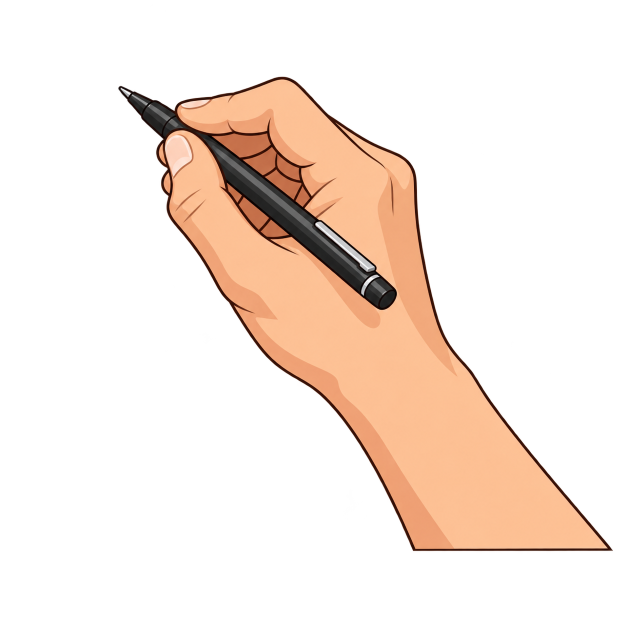
#> input picture ink/assets/hand.png, 1254 x 1254 px (shown at 1/2 size)
$ python catalog.py
#> lines starting #> are read from the running program, lines starting #| are printed output that depends on the picture
### ink/ink/engine.py
"""Hand-drawn whiteboard engine: stroke-by-stroke drawing, wobble, hand sprite (rotates/mirrors, wrist fades).

Based on the handdrawn-video-package skill. Coordinates are 1080x1920 (x right, y down). A scene is a list of
"ops" built with Canvas; the hand draws them in order."""
import math, os
import numpy as np
try: import cv2  # the render machines draw with OpenCV; in the browser (Pyodide) only the drawing plan is made
except ImportError: cv2 = None
from PIL import Image, ImageDraw, ImageFont

W, H, FPS = 1080, 1920, 30
def _hex(s): s = s.lstrip('#'); return tuple(int(s[i:i + 2], 16) for i in (0, 2, 4))
# palette can be overridden from spec.json via env (render.py sets VID_BG / VID_INK / VID_ACC before importing this module)
BG = _hex(os.environ.get('VID_BG', '#F5F0E6')); INK = _hex(os.environ.get('VID_INK', '#1F2937')); ACC = _hex(os.environ.get('VID_ACC', '#F7CE3B'))
HERE = os.path.dirname(os.path.abspath(__file__)); ASSETS = os.path.join(HERE, '..', 'assets')
GREEN = (0x2E, 0x9E, 0x5B); RED = (0xD9, 0x4F, 0x4F)


# [8 lines left out: function set_accent, not called in this run]
SKIN = (244, 200, 165); SLEEVE = (96, 108, 132)
# Pangolin (OFL) reads like marker lettering and has full Vietnamese; Be Vietnam Pro stays for plain UI type
FONT = next((p for p in [os.path.join(ASSETS, 'fonts', 'Pangolin-Regular.ttf'), '/usr/share/fonts/truetype/dejavu/DejaVuSans-Bold.ttf'] if os.path.exists(p)), 'DejaVuSans-Bold.ttf')
FONT_BLACK = os.path.join(ASSETS, 'fonts', 'BeVietnamPro-Black.ttf')
HAND_FONT = FONT
def ink_stroke(size): return max(1, int(size * 0.045))  # thickens the marker lettering
_fonts = {}
# [4 lines left out: function font, not called in this run]
def text_width(txt, size, path=None):
    b = font(size, path).getbbox(txt, stroke_width=ink_stroke(size) if (path or FONT) == FONT else 0); return b[2] - b[0]
# a line should not end on one of these: they belong with the words after them
GLUE = set('và của là thì để cho những các một với ở trong khi nếu mà rồi nhưng vì bởi từ đến tới về theo như thật rất quá không chưa đã đang sẽ bạn mình anh chị em người cái con chiếc sự việc'.split())
# [22 lines left out: functions wrap, fit_size, not called in this run]

rng = np.random.RandomState(11)
# [12 lines left out: function wob, not called in this run]

class Canvas:
    def __init__(s): s.ops = []
    def line(s, pts, w=10, c=INK): s.ops.append(dict(k='line', pts=wob(pts), w=w, c=c))
    def shape(s, pts, w, c, fill):
        s.ops.append(dict(k='shape', pts=wob(pts, 1.2), w=w, c=c, fill=fill))
    # [4 lines left out: function circle, not called in this run]
    def rect(s, x0, y0, x1, y1, w=10, c=INK, fill=None):
        s.shape([(x0, y0), (x1, y0), (x1, y1), (x0, y1), (x0, y0)], w, c, fill)
    def poly(s, pts, c=INK, fill=None, w=8):
        if fill is None and not w: return
        s.shape(list(pts) + [pts[0]], w or 1, c, fill)
    # [31 lines left out: functions arc, arrow, text, not called in this run]
    def done(s): return s.ops

# [35 lines left out: functions prep, stroke, render_full, render_text, render_partial, not called in this run]

# ---------- hand sprite (user-supplied image), rotatable + mirrored ----------
HAND_PNG = os.environ.get('VID_HAND', os.path.join(ASSETS, 'hand.png'))
# a little smaller than the skill's 0.42, so the hand covers less of what it draws
SC = float(os.environ.get('VID_HAND_SCALE', '0.36')); CX0, CY0 = 225, 150; BOT = 1089; ROWQ = 1084; PHI0 = math.atan2(1, 0.70)
def make_hand():
    im = np.asarray(Image.open(HAND_PNG).convert('RGBA')).copy()
#> im is the input picture: shape (1254, 1254, 4); mean R, G, B, A 52.4, 38.4, 29.4, 59.7
    sub = im[CY0:BOT, CX0:].astype(np.float32); a = sub[..., 3:4] / 255
#> after `sub = im[CY0:BOT, CX0:].astype(np.float32)`:
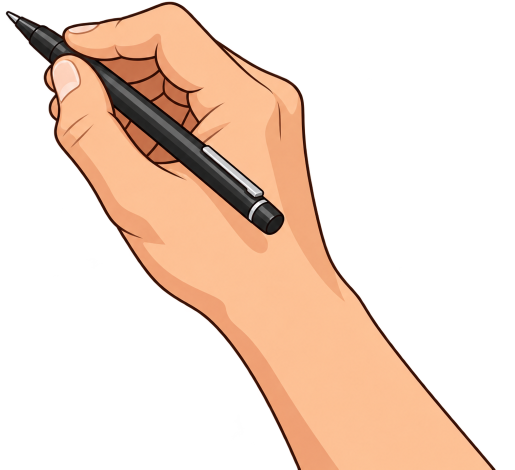
#> sub: shape (939, 1029, 4) float32 (shown at 1/2 size); mean R, G, B, A 84.2, 61.8, 47.4, 96.2; transparent parts drawn white
#> after `a = sub[..., 3:4] / 255`:
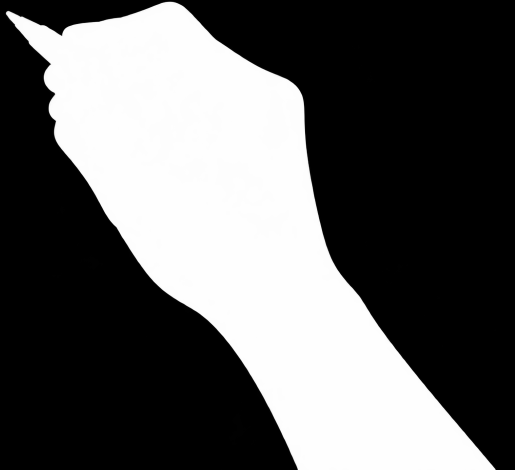
#> a: shape (939, 1029, 1) float32 (shown at 1/2 size); min 0, max 1, mean 0.376
    pm = cv2.resize(np.concatenate([sub[..., :3] * a, a * 255], 2), None, fx=SC, fy=SC, interpolation=cv2.INTER_AREA)
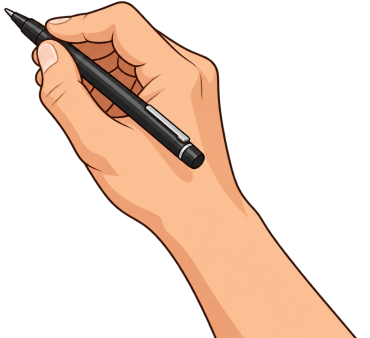
#> pm: shape (338, 370, 4) float32; mean R, G, B, A 82.7, 61.1, 46.8, 95.9; transparent parts drawn white
    row = im[ROWQ].astype(np.float32); ra = row[:, 3:4] / 255; rowpm = np.concatenate([row[:, :3] * ra, ra * 255], 1)
#> after `row = im[ROWQ].astype(np.float32)`: row = 1254 rows, first 6: [0, 0, 0, 0], [0, 0, 0, 0], [0, 0, 0, 0], [0, 0, 0, 0], [0, 0, 0, 0], [0, 0, 0, 0]
#> after `ra = row[:, 3:4] / 255`: ra = 1254 values, max 0.996 at index 836, min 0 at index 0, mean 0.313
#> after `rowpm = np.concatenate([row[:, :3] * ra, ra * 255], 1)`: rowpm has the same summary as row
    xs = np.where(im[ROWQ, :, 3] > 128)[0]; x0, x1 = xs.min(), xs.max()
#> after `xs = np.where(im[ROWQ, :, 3] > 128)[0]`: xs = 394 values from 819 to 1212
#> after `x0, x1 = (xs.min(), xs.max())`: x0 = 819; x1 = 1212
    n2 = max(8, int((x1 - x0 + 1) * SC)); tex = cv2.resize(rowpm[x0:x1 + 1][None], (n2, 1), interpolation=cv2.INTER_AREA)[0]
#> after `n2 = max(8, int((x1 - x0 + 1) * SC))`: n2 = 141
#> after `tex = cv2.resize(rowpm[x0:x1 + 1][None], (n2, 1), interpolation=cv2.IN`: tex = 141 rows, first 6: [60.2, 16.55, 4.92, 235], [57.97, 16.02, 4.93, 251.8], [199.4, 128.8, 91.66, 252.9], [236.1, 157.5, 111.8, 253], [236.1, 158.8, 113.8, 253], [236.1, 160, 115.4, 253]
    tip = ((237 - CX0) * SC, (175 - CY0) * SC); A = ((x0 - CX0) * SC, (ROWQ - CY0) * SC); B = ((x1 - CX0) * SC, (ROWQ - CY0) * SC)
#> after `A = ((x0 - CX0) * SC, (ROWQ - CY0) * SC)`: A = (213.8, 336.2)
#> after `B = ((x1 - CX0) * SC, (ROWQ - CY0) * SC)`: B = (355.3, 336.2)
    nz = lambda v: np.array(v, float) / np.hypot(*v)
    right = dict(spr=pm, tip=np.array(tip), A=np.array(A), B=np.array(B), dA=nz((0.586, 1)), dB=nz((0.817, 1)), tex=tex)
#> right = 7 items
    w = pm.shape[1]; fx = lambda p: np.array([w - 1 - p[0], p[1]])
#> after `w = pm.shape[1]`: w = 370
    left = dict(spr=cv2.flip(pm, 1), tip=fx(tip), A=fx(B), B=fx(A), dA=nz((-0.817, 1)), dB=nz((-0.586, 1)), tex=tex[::-1].copy())
#> left = 7 items
    return {1: right, -1: left}
HAND = make_hand() if cv2 else None
#> HAND = 2 items

# [6 lines left out: function phi_for, not called in this run]

def arm_vec(phi, side): return np.array([side * math.cos(phi), math.sin(phi)])

# [70 lines left out: functions exit_dist, blit, draw_hand, draw_hand2, not called in this run]

### ink/ink/catalog.py
"""The drawing library as data for the website (catalog.json): the objects a scene can draw, with a short Vietnamese
name, so a user editing a scene picks from what the engine really knows. Regenerate after changing props.py:
    python -m ink.catalog"""
import json, os
from .props import PROPS

PATH = os.path.join(os.path.dirname(os.path.abspath(__file__)), 'catalog.json')


def build():
    # the description starts with Vietnamese words: the first two and the key make the name ("đồng hồ (clock)")
    return {'props': [[k, f"{' '.join(d.split()[:2])} ({k})"] for k, (_, d) in PROPS.items()]}


if __name__ == '__main__':
    json.dump(build(), open(PATH, 'w', encoding='utf-8'), ensure_ascii=False, separators=(',', ':'))
    print(PATH)
